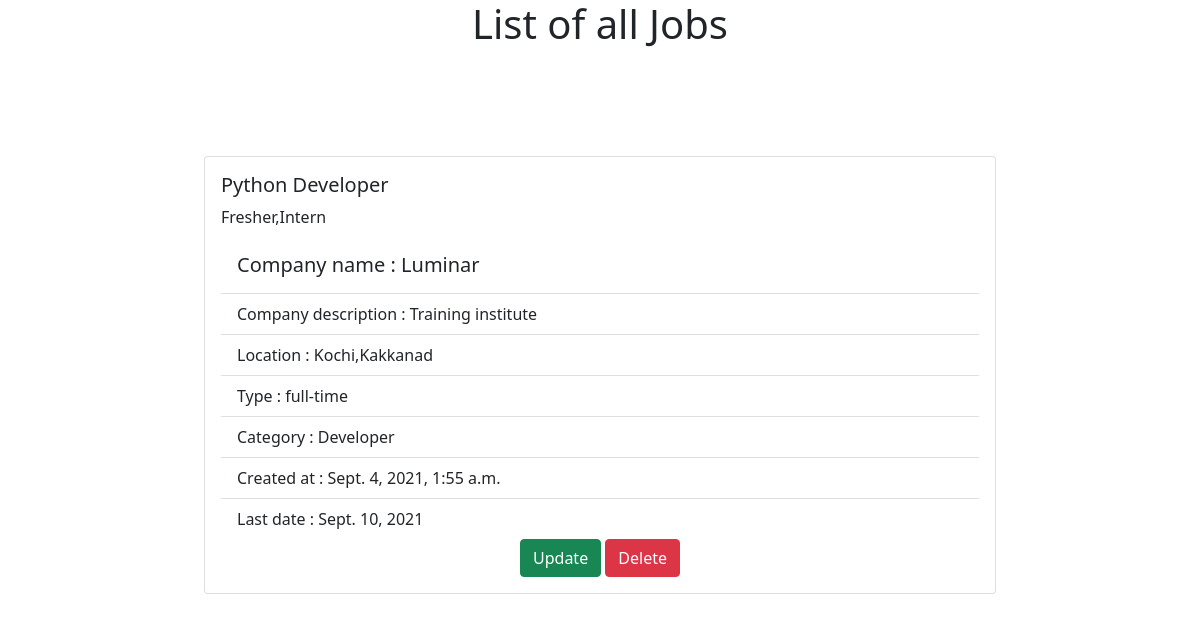
/listjobs/, run on an earlier commit of the app's database.
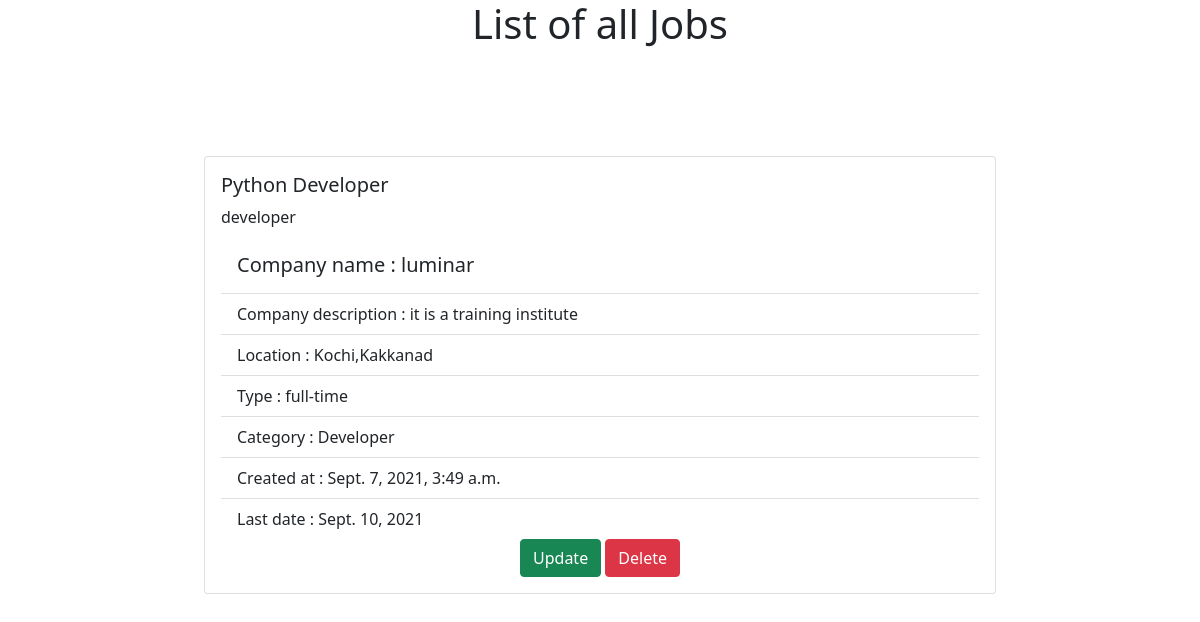
And on a later commit of the database.
### Employer/models.py (models this page shows, shortened)
class Job(models.Model):
    JOB_TYPE=(
        ("part-time","part-time"),
        ("full-time","full-time"),
        ("internship","internship")
    )
    title = models.CharField(max_length=300)
    description = models.TextField()
    location = models.CharField(max_length=150)
    type = models.CharField(choices=JOB_TYPE, max_length=10)
    category = models.CharField(max_length=100)
    last_date = models.DateField()
    company_name = models.CharField(max_length=100)
    company_description = models.CharField(max_length=300)
    created_at = models.DateTimeField(default=timezone.now)
    filled = models.BooleanField(default=False)
    active_status=models.BooleanField(default=True)

### Employer/views.py (the view)
# urls.py: path("listjobs/",views.JobListView.as_view(),name="listjobs"),
class JobListView(ListView):
    model = Job
    form_class=JobCreationForm
    template_name="joblist.html"
    def get_context_data(self,**kwargs):
        context=super().get_context_data(**kwargs)
        context["jobdescriptions"]=self.model.objects.filter(active_status=True)
        return context

### Employer/templates/joblist.html (shortened to what this page needs)
<!DOCTYPE html>
<html lang="en">
<head>
    <link href="https://cdn.jsdelivr.net/npm/bootstrap@5.1.0/dist/css/bootstrap.min.css" rel="stylesheet"
>
</head>
<body>
    <h1 style="text-align:center">List of all Jobs</h1>
    <div class="container" style="height:100px"></div>
    <div class="row">
        <div class="col-2"></div>
        <div class="col-8">
            {%for details in jobdescriptions%}
                <div class="card" style="width:100%;">
                    <div class="card-body">
                        <h5 class="card-title">{{details.title}}</h5>
                        <p class="card-text">{{details.description}}</p>
                        <ul class="list-group list-group-flush">
                            <li class="list-group-item"> <span> <h5>Company name : {{details.company_name}}</h5></span></li>
                            <li class="list-group-item">Company description : {{details.company_description}}</li>
                            <li class="list-group-item">Location : {{details.location}}</li>
                            <li class="list-group-item">Type : {{details.type}}</li>
                            <li class="list-group-item">Category : {{details.category}}</li>
                            <li class="list-group-item">Created at : {{details.created_at}}</li>
                            <li class="list-group-item">Last date : {{details.last_date}}</li>
                        </ul>
                        <div class="container" style="text-align:center">
                            <a href="{%url 'jobsupdate' details.id%}" class="btn btn-success">Update</a>
                            <a href="{%url 'jobsdelete' details.id%}" class="btn btn-danger">Delete</a>
                        </div>
                    </div>
                </div>
            <div class="container" style="height:50px;"></div>
            {%endfor%}
        </div>
        <div class="col-2"></div>
    </div>
</body>
</html>

What changed in the data, as far as the page shows it:
changed Job "Python Developer": description "Fresher,Intern" → "developer"; company_name "Luminar" → "luminar"; company_description "Training institute" → "it is a training institute"; created_at "Sept. 4, 2021, 1:55 a.m." → "Sept. 7, 2021, 3:49 a.m."
